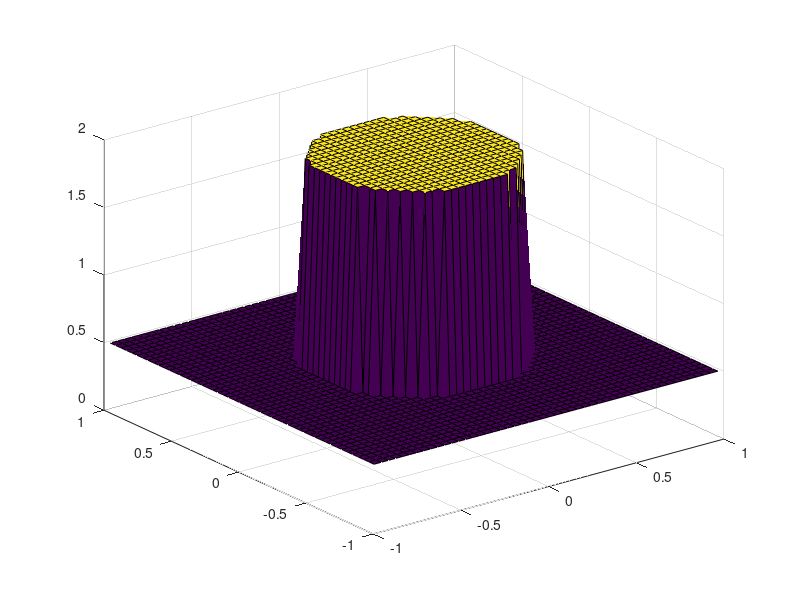

MATLAB code to generate this figure: (Note: this script raises an error after producing the figure.)
% Solver of shallow water equations in 2D (cartesian grids)
clear
clc
global gravity;
gravity = 9.81;
%% Computational domain
xL = -1; xR = 1;
yL = -1; yR =  1;
time = 0;
tend = 0.05;
%% Mesh generation
Nx = 50;
Ny = 50;
CFL = 0.9;
dx = (xR-xL)/Nx;
dy = (yR-yL)/Ny;
for i=1:Nx
    x(i) = xL +dx/2 +(i-1)*dx;
end
for j=1:Ny
    y(j) = yL +dy/2 +(j-1)*dy;
end
%% Initial conditions
Q = zeros(3,Nx,Ny);
Qnew = zeros(3,Nx,Ny);
for i=1:Nx
    for j=1:Ny
        r = sqrt(x(i)^2+y(j)^2);
        if (r < 0.5)
            Q(:,i,j) = [2 ; 0 ; 0 ];
        else
            Q(:,i,j) = [0.5 ; 0 ; 0];
        end
    end
end
surf(x,y,squeeze(Q(1,:,:))')
axis([xL xR yL yR 0 2])

%% FV solver
NMAX = 1000;
% Time loop
for n=1:NMAX
    % Computation of the time step 
    amax_x = 0; amax_y = 0;
    for i=1:Nx
        for j=1:Ny
            amax_x = max( amax_x, max( abs( lambdax(Q(:,i,j) ) ) ) );
            amax_y = max( amax_y, max( abs( lambday(Q(:,i,j) ) ) ) );
        end
    end
    dt = CFL / ( amax_x/dx + amax_y/dy );
    % Ensure tend
    if (time+dt>tend)
        dt = tend-time;
    end
    % Stop criterium
    if (time>=tend)
        break
    end
    for i=1:Nx
        % Flux in x direction
        for j=1:Ny
            if (i==1)
                QBC = Q(:,i,j);
                QBC(2) = - QBC(2);
                fp = RusanovSW_x(Q(:,i,j),Q(:,i+1,j));
                fm = RusanovSW_x(QBC,Q(:,i,j));
            elseif (i==Nx)
                QBC = Q(:,i,j);
                QBC(2) = - QBC(2);
                fp = RusanovSW_x(Q(:,i,j),QBC);
                fm = RusanovSW_x(Q(:,i-1,j),Q(:,i,j));
            else
                fp = RusanovSW_x(Q(:,i,j),Q(:,i+1,j));
                fm = RusanovSW_x(Q(:,i-1,j),Q(:,i,j));
            end
            % Flux in y direction
            if (j==1)
                QBC = Q(:,i,j);
                QBC(3) = - QBC(3);
                gp = RusanovSW_y(Q(:,i,j),Q(:,i,j+1));
                gm = RusanovSW_y(QBC,Q(:,i,j));
            elseif (j==Ny)
                QBC = Q(:,i,j);
                QBC(3) = - QBC(3);
                gp = RusanovSW_y(Q(:,i,j),QBC);
                gm = RusanovSW_y(Q(:,i,j-1),Q(:,i,j));
            else
                gp = RusanovSW_y(Q(:,i,j),Q(:,i,j+1));
                gm = RusanovSW_y(Q(:,i,j-1),Q(:,i,j));
            end
            % Computation of the solution at the new time step using
            % FV
            Qnew(:,i,j) = Q(:,i,j) - dt/dx*(fp-fm) - dt/dy*(gp-gm);
        end
    end        
    % Overwrite solution
    Q = Qnew;
    % Update time
    time = time +dt;    
    % Plot solution
    subplot(2,1,1)
    surf(x,y,squeeze(Q(1,:,:))','EdgeColor','none','FaceColor','interp')
    axis([xL xR yL yR 0 2])
    title(strcat('Time = ',num2str(time)))

    subplot(2,1,2)
    plot(x,Q(1,:,Ny/2)','LineWidth',1.25)
    grid on
    xlim([xL xR])
    pause(0.001)
end


